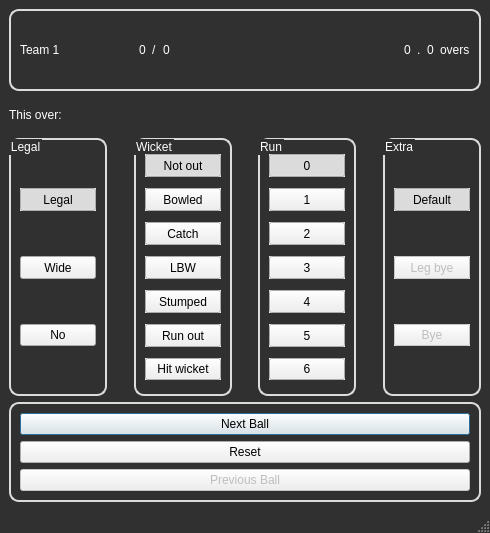
<?xml version="1.0" encoding="UTF-8"?>
<ui version="4.0">
 <class>qtlinking</class>
 <widget class="QMainWindow" name="qtlinking">
  <property name="geometry">
   <rect>
    <x>0</x>
    <y>0</y>
    <width>490</width>
    <height>533</height>
   </rect>
  </property>
  <property name="windowTitle">
   <string>MainWindow</string>
  </property>
  <property name="styleSheet">
   <string notr="true">QMainWindow{
	background-color: rgb(48, 48, 48);
	
}
QLabel{
	font: 75 12pt &quot;MS Shell Dlg 2&quot;;
	color: white;
	
}
QGroupBox{
	font: 75 8pt &quot;MS Shell Dlg 2&quot;;
	color: white;
	border-radius: 10px;
	border: 2px solid rgb(220, 220, 220);

}

</string>
  </property>
  <widget class="QWidget" name="centralwidget">
   <layout class="QGridLayout" name="gridLayout">
    <item row="0" column="0" colspan="7">
     <widget class="QGroupBox" name="TextBox">
      <property name="minimumSize">
       <size>
        <width>470</width>
        <height>60</height>
       </size>
      </property>
      <property name="title">
       <string/>
      </property>
      <layout class="QHBoxLayout" name="horizontalLayout">
       <item>
        <widget class="QLabel" name="TEAM">
         <property name="text">
          <string>Team 1</string>
         </property>
        </widget>
       </item>
       <item>
        <spacer name="horizontalSpacer_4">
         <property name="orientation">
          <enum>Qt::Horizontal</enum>
         </property>
         <property name="sizeHint" stdset="0">
          <size>
           <width>40</width>
           <height>20</height>
          </size>
         </property>
        </spacer>
       </item>
       <item>
        <widget class="QLabel" name="Runs">
         <property name="text">
          <string>0</string>
         </property>
        </widget>
       </item>
       <item>
        <widget class="QLabel" name="label">
         <property name="text">
          <string>/</string>
         </property>
        </widget>
       </item>
       <item>
        <widget class="QLabel" name="Wickets">
         <property name="text">
          <string>0</string>
         </property>
        </widget>
       </item>
       <item>
        <spacer name="horizontalSpacer_5">
         <property name="orientation">
          <enum>Qt::Horizontal</enum>
         </property>
         <property name="sizeHint" stdset="0">
          <size>
           <width>228</width>
           <height>20</height>
          </size>
         </property>
        </spacer>
       </item>
       <item>
        <widget class="QLabel" name="Overs">
         <property name="text">
          <string>0</string>
         </property>
        </widget>
       </item>
       <item>
        <widget class="QLabel" name="label_2">
         <property name="text">
          <string>.</string>
         </property>
        </widget>
       </item>
       <item>
        <widget class="QLabel" name="Balls">
         <property name="text">
          <string>0</string>
         </property>
        </widget>
       </item>
       <item>
        <widget class="QLabel" name="label_3">
         <property name="text">
          <string>overs</string>
         </property>
        </widget>
       </item>
      </layout>
      <zorder>TEAM</zorder>
      <zorder>Runs</zorder>
      <zorder>Wickets</zorder>
      <zorder>Overs</zorder>
      <zorder>Balls</zorder>
      <zorder>label</zorder>
      <zorder>label_2</zorder>
      <zorder>label_3</zorder>
      <zorder>horizontalSpacer_4</zorder>
      <zorder>horizontalSpacer_5</zorder>
     </widget>
    </item>
    <item row="2" column="0">
     <widget class="QGroupBox" name="Legal">
      <property name="minimumSize">
       <size>
        <width>95</width>
        <height>258</height>
       </size>
      </property>
      <property name="title">
       <string>Legal</string>
      </property>
      <layout class="QVBoxLayout" name="verticalLayout_4">
       <item>
        <widget class="QPushButton" name="LLegal">
         <property name="minimumSize">
          <size>
           <width>75</width>
           <height>23</height>
          </size>
         </property>
         <property name="autoFillBackground">
          <bool>true</bool>
         </property>
         <property name="text">
          <string>Legal</string>
         </property>
         <property name="checkable">
          <bool>true</bool>
         </property>
         <property name="checked">
          <bool>true</bool>
         </property>
         <property name="autoExclusive">
          <bool>true</bool>
         </property>
         <property name="autoDefault">
          <bool>true</bool>
         </property>
        </widget>
       </item>
       <item>
        <widget class="QPushButton" name="LWide">
         <property name="minimumSize">
          <size>
           <width>75</width>
           <height>23</height>
          </size>
         </property>
         <property name="text">
          <string>Wide</string>
         </property>
         <property name="shortcut">
          <string>W</string>
         </property>
         <property name="checkable">
          <bool>true</bool>
         </property>
         <property name="autoExclusive">
          <bool>true</bool>
         </property>
        </widget>
       </item>
       <item>
        <widget class="QPushButton" name="LNo">
         <property name="text">
          <string>No</string>
         </property>
         <property name="shortcut">
          <string>N</string>
         </property>
         <property name="checkable">
          <bool>true</bool>
         </property>
         <property name="autoExclusive">
          <bool>true</bool>
         </property>
        </widget>
       </item>
      </layout>
     </widget>
    </item>
    <item row="2" column="1">
     <spacer name="horizontalSpacer">
      <property name="minimumSize">
       <size>
        <width>18</width>
        <height>258</height>
       </size>
      </property>
      <property name="orientation">
       <enum>Qt::Horizontal</enum>
      </property>
      <property name="sizeHint" stdset="0">
       <size>
        <width>15</width>
        <height>255</height>
       </size>
      </property>
     </spacer>
    </item>
    <item row="2" column="2">
     <widget class="QGroupBox" name="Wicket">
      <property name="minimumSize">
       <size>
        <width>95</width>
        <height>258</height>
       </size>
      </property>
      <property name="title">
       <string>Wicket</string>
      </property>
      <layout class="QVBoxLayout" name="verticalLayout_3">
       <item>
        <widget class="QPushButton" name="WNotout">
         <property name="minimumSize">
          <size>
           <width>75</width>
           <height>23</height>
          </size>
         </property>
         <property name="autoFillBackground">
          <bool>true</bool>
         </property>
         <property name="text">
          <string>Not out</string>
         </property>
         <property name="checkable">
          <bool>true</bool>
         </property>
         <property name="checked">
          <bool>true</bool>
         </property>
         <property name="autoExclusive">
          <bool>true</bool>
         </property>
         <property name="autoDefault">
          <bool>true</bool>
         </property>
        </widget>
       </item>
       <item>
        <widget class="QPushButton" name="WBowled">
         <property name="minimumSize">
          <size>
           <width>75</width>
           <height>23</height>
          </size>
         </property>
         <property name="autoFillBackground">
          <bool>true</bool>
         </property>
         <property name="text">
          <string>Bowled</string>
         </property>
         <property name="shortcut">
          <string>W</string>
         </property>
         <property name="checkable">
          <bool>true</bool>
         </property>
         <property name="autoExclusive">
          <bool>true</bool>
         </property>
        </widget>
       </item>
       <item>
        <widget class="QPushButton" name="WCatch">
         <property name="minimumSize">
          <size>
           <width>75</width>
           <height>23</height>
          </size>
         </property>
         <property name="autoFillBackground">
          <bool>true</bool>
         </property>
         <property name="text">
          <string>Catch</string>
         </property>
         <property name="checkable">
          <bool>true</bool>
         </property>
         <property name="autoExclusive">
          <bool>true</bool>
         </property>
         <property name="autoDefault">
          <bool>true</bool>
         </property>
        </widget>
       </item>
       <item>
        <widget class="QPushButton" name="WLbw">
         <property name="minimumSize">
          <size>
           <width>75</width>
           <height>23</height>
          </size>
         </property>
         <property name="autoFillBackground">
          <bool>true</bool>
         </property>
         <property name="text">
          <string>LBW</string>
         </property>
         <property name="checkable">
          <bool>true</bool>
         </property>
         <property name="autoExclusive">
          <bool>true</bool>
         </property>
         <property name="autoDefault">
          <bool>true</bool>
         </property>
        </widget>
       </item>
       <item>
        <widget class="QPushButton" name="WStumped">
         <property name="minimumSize">
          <size>
           <width>75</width>
           <height>23</height>
          </size>
         </property>
         <property name="autoFillBackground">
          <bool>true</bool>
         </property>
         <property name="text">
          <string>Stumped</string>
         </property>
         <property name="checkable">
          <bool>true</bool>
         </property>
         <property name="autoExclusive">
          <bool>true</bool>
         </property>
        </widget>
       </item>
       <item>
        <widget class="QPushButton" name="WRunout">
         <property name="minimumSize">
          <size>
           <width>75</width>
           <height>23</height>
          </size>
         </property>
         <property name="autoFillBackground">
          <bool>true</bool>
         </property>
         <property name="text">
          <string>Run out</string>
         </property>
         <property name="checkable">
          <bool>true</bool>
         </property>
         <property name="autoExclusive">
          <bool>true</bool>
         </property>
        </widget>
       </item>
       <item>
        <widget class="QPushButton" name="WHitwicket">
         <property name="autoFillBackground">
          <bool>true</bool>
         </property>
         <property name="text">
          <string>Hit wicket</string>
         </property>
         <property name="checkable">
          <bool>true</bool>
         </property>
         <property name="checked">
          <bool>false</bool>
         </property>
         <property name="autoExclusive">
          <bool>true</bool>
         </property>
        </widget>
       </item>
      </layout>
     </widget>
    </item>
    <item row="2" column="3">
     <spacer name="horizontalSpacer_2">
      <property name="minimumSize">
       <size>
        <width>18</width>
        <height>258</height>
       </size>
      </property>
      <property name="orientation">
       <enum>Qt::Horizontal</enum>
      </property>
      <property name="sizeHint" stdset="0">
       <size>
        <width>15</width>
        <height>255</height>
       </size>
      </property>
     </spacer>
    </item>
    <item row="2" column="4">
     <widget class="QGroupBox" name="Run">
      <property name="minimumSize">
       <size>
        <width>95</width>
        <height>258</height>
       </size>
      </property>
      <property name="title">
       <string>Run</string>
      </property>
      <layout class="QVBoxLayout" name="verticalLayout">
       <item>
        <widget class="QPushButton" name="R0">
         <property name="minimumSize">
          <size>
           <width>75</width>
           <height>23</height>
          </size>
         </property>
         <property name="autoFillBackground">
          <bool>true</bool>
         </property>
         <property name="text">
          <string>0</string>
         </property>
         <property name="shortcut">
          <string>0</string>
         </property>
         <property name="checkable">
          <bool>true</bool>
         </property>
         <property name="checked">
          <bool>true</bool>
         </property>
         <property name="autoExclusive">
          <bool>true</bool>
         </property>
         <property name="autoDefault">
          <bool>true</bool>
         </property>
        </widget>
       </item>
       <item>
        <widget class="QPushButton" name="R1">
         <property name="minimumSize">
          <size>
           <width>75</width>
           <height>23</height>
          </size>
         </property>
         <property name="autoFillBackground">
          <bool>true</bool>
         </property>
         <property name="text">
          <string>1</string>
         </property>
         <property name="shortcut">
          <string>1</string>
         </property>
         <property name="checkable">
          <bool>true</bool>
         </property>
         <property name="autoExclusive">
          <bool>true</bool>
         </property>
         <property name="autoDefault">
          <bool>true</bool>
         </property>
        </widget>
       </item>
       <item>
        <widget class="QPushButton" name="R2">
         <property name="minimumSize">
          <size>
           <width>75</width>
           <height>23</height>
          </size>
         </property>
         <property name="autoFillBackground">
          <bool>true</bool>
         </property>
         <property name="text">
          <string>2</string>
         </property>
         <property name="shortcut">
          <string>2</string>
         </property>
         <property name="checkable">
          <bool>true</bool>
         </property>
         <property name="autoExclusive">
          <bool>true</bool>
         </property>
         <property name="autoDefault">
          <bool>true</bool>
         </property>
        </widget>
       </item>
       <item>
        <widget class="QPushButton" name="R3">
         <property name="minimumSize">
          <size>
           <width>75</width>
           <height>23</height>
          </size>
         </property>
         <property name="autoFillBackground">
          <bool>true</bool>
         </property>
         <property name="text">
          <string>3</string>
         </property>
         <property name="shortcut">
          <string>3</string>
         </property>
         <property name="checkable">
          <bool>true</bool>
         </property>
         <property name="autoExclusive">
          <bool>true</bool>
         </property>
         <property name="autoDefault">
          <bool>true</bool>
         </property>
        </widget>
       </item>
       <item>
        <widget class="QPushButton" name="R4">
         <property name="minimumSize">
          <size>
           <width>75</width>
           <height>23</height>
          </size>
         </property>
         <property name="autoFillBackground">
          <bool>true</bool>
         </property>
         <property name="text">
          <string>4</string>
         </property>
         <property name="shortcut">
          <string>4</string>
         </property>
         <property name="checkable">
          <bool>true</bool>
         </property>
         <property name="autoExclusive">
          <bool>true</bool>
         </property>
         <property name="autoDefault">
          <bool>true</bool>
         </property>
        </widget>
       </item>
       <item>
        <widget class="QPushButton" name="R5">
         <property name="minimumSize">
          <size>
           <width>75</width>
           <height>23</height>
          </size>
         </property>
         <property name="autoFillBackground">
          <bool>true</bool>
         </property>
         <property name="text">
          <string>5</string>
         </property>
         <property name="shortcut">
          <string>5</string>
         </property>
         <property name="checkable">
          <bool>true</bool>
         </property>
         <property name="autoExclusive">
          <bool>true</bool>
         </property>
         <property name="autoDefault">
          <bool>true</bool>
         </property>
        </widget>
       </item>
       <item>
        <widget class="QPushButton" name="R6">
         <property name="autoFillBackground">
          <bool>true</bool>
         </property>
         <property name="text">
          <string>6</string>
         </property>
         <property name="shortcut">
          <string>6</string>
         </property>
         <property name="checkable">
          <bool>true</bool>
         </property>
         <property name="autoExclusive">
          <bool>true</bool>
         </property>
         <property name="autoDefault">
          <bool>true</bool>
         </property>
        </widget>
       </item>
      </layout>
     </widget>
    </item>
    <item row="2" column="5">
     <spacer name="horizontalSpacer_3">
      <property name="minimumSize">
       <size>
        <width>18</width>
        <height>258</height>
       </size>
      </property>
      <property name="orientation">
       <enum>Qt::Horizontal</enum>
      </property>
      <property name="sizeHint" stdset="0">
       <size>
        <width>15</width>
        <height>255</height>
       </size>
      </property>
     </spacer>
    </item>
    <item row="2" column="6">
     <widget class="QGroupBox" name="Extra">
      <property name="minimumSize">
       <size>
        <width>95</width>
        <height>258</height>
       </size>
      </property>
      <property name="styleSheet">
       <string notr="true">QTLINKING{
background: black;
}</string>
      </property>
      <property name="title">
       <string>Extra</string>
      </property>
      <layout class="QVBoxLayout" name="verticalLayout_2">
       <item>
        <widget class="QPushButton" name="EDefault">
         <property name="minimumSize">
          <size>
           <width>75</width>
           <height>23</height>
          </size>
         </property>
         <property name="autoFillBackground">
          <bool>true</bool>
         </property>
         <property name="text">
          <string>Default</string>
         </property>
         <property name="checkable">
          <bool>true</bool>
         </property>
         <property name="checked">
          <bool>true</bool>
         </property>
         <property name="autoExclusive">
          <bool>true</bool>
         </property>
         <property name="autoDefault">
          <bool>true</bool>
         </property>
        </widget>
       </item>
       <item>
        <widget class="QPushButton" name="ELegbye">
         <property name="enabled">
          <bool>false</bool>
         </property>
         <property name="minimumSize">
          <size>
           <width>75</width>
           <height>23</height>
          </size>
         </property>
         <property name="autoFillBackground">
          <bool>true</bool>
         </property>
         <property name="text">
          <string>Leg bye</string>
         </property>
         <property name="shortcut">
          <string>L</string>
         </property>
         <property name="checkable">
          <bool>true</bool>
         </property>
         <property name="autoExclusive">
          <bool>true</bool>
         </property>
         <property name="autoDefault">
          <bool>true</bool>
         </property>
        </widget>
       </item>
       <item>
        <widget class="QPushButton" name="EBye">
         <property name="enabled">
          <bool>false</bool>
         </property>
         <property name="autoFillBackground">
          <bool>true</bool>
         </property>
         <property name="text">
          <string>Bye</string>
         </property>
         <property name="shortcut">
          <string>B</string>
         </property>
         <property name="checkable">
          <bool>true</bool>
         </property>
         <property name="autoExclusive">
          <bool>true</bool>
         </property>
         <property name="autoDefault">
          <bool>true</bool>
         </property>
        </widget>
       </item>
      </layout>
     </widget>
    </item>
    <item row="3" column="0" colspan="7">
     <widget class="QGroupBox" name="Buttons">
      <property name="title">
       <string/>
      </property>
      <property name="flat">
       <bool>false</bool>
      </property>
      <layout class="QVBoxLayout" name="verticalLayout_5">
       <item>
        <widget class="QPushButton" name="Next">
         <property name="text">
          <string>Next Ball</string>
         </property>
         <property name="shortcut">
          <string>Enter</string>
         </property>
         <property name="checkable">
          <bool>false</bool>
         </property>
         <property name="default">
          <bool>true</bool>
         </property>
        </widget>
       </item>
       <item>
        <widget class="QPushButton" name="Reset">
         <property name="text">
          <string>Reset</string>
         </property>
         <property name="shortcut">
          <string>R</string>
         </property>
        </widget>
       </item>
       <item>
        <widget class="QPushButton" name="Previous">
         <property name="enabled">
          <bool>false</bool>
         </property>
         <property name="text">
          <string>Previous Ball</string>
         </property>
         <property name="shortcut">
          <string>P</string>
         </property>
        </widget>
       </item>
      </layout>
     </widget>
    </item>
    <item row="1" column="1" colspan="6">
     <widget class="QLabel" name="this_over">
      <property name="maximumSize">
       <size>
        <width>472</width>
        <height>35</height>
       </size>
      </property>
      <property name="styleSheet">
       <string notr="true">QLabel{
	text-align: right;
}</string>
      </property>
      <property name="text">
       <string/>
      </property>
     </widget>
    </item>
    <item row="1" column="0">
     <widget class="QLabel" name="over_text">
      <property name="text">
       <string>This over:</string>
      </property>
     </widget>
    </item>
   </layout>
  </widget>
  <widget class="QMenuBar" name="menubar">
   <property name="geometry">
    <rect>
     <x>0</x>
     <y>0</y>
     <width>490</width>
     <height>21</height>
    </rect>
   </property>
  </widget>
  <widget class="QStatusBar" name="statusbar"/>
 </widget>
 <resources/>
 <connections/>
</ui>
